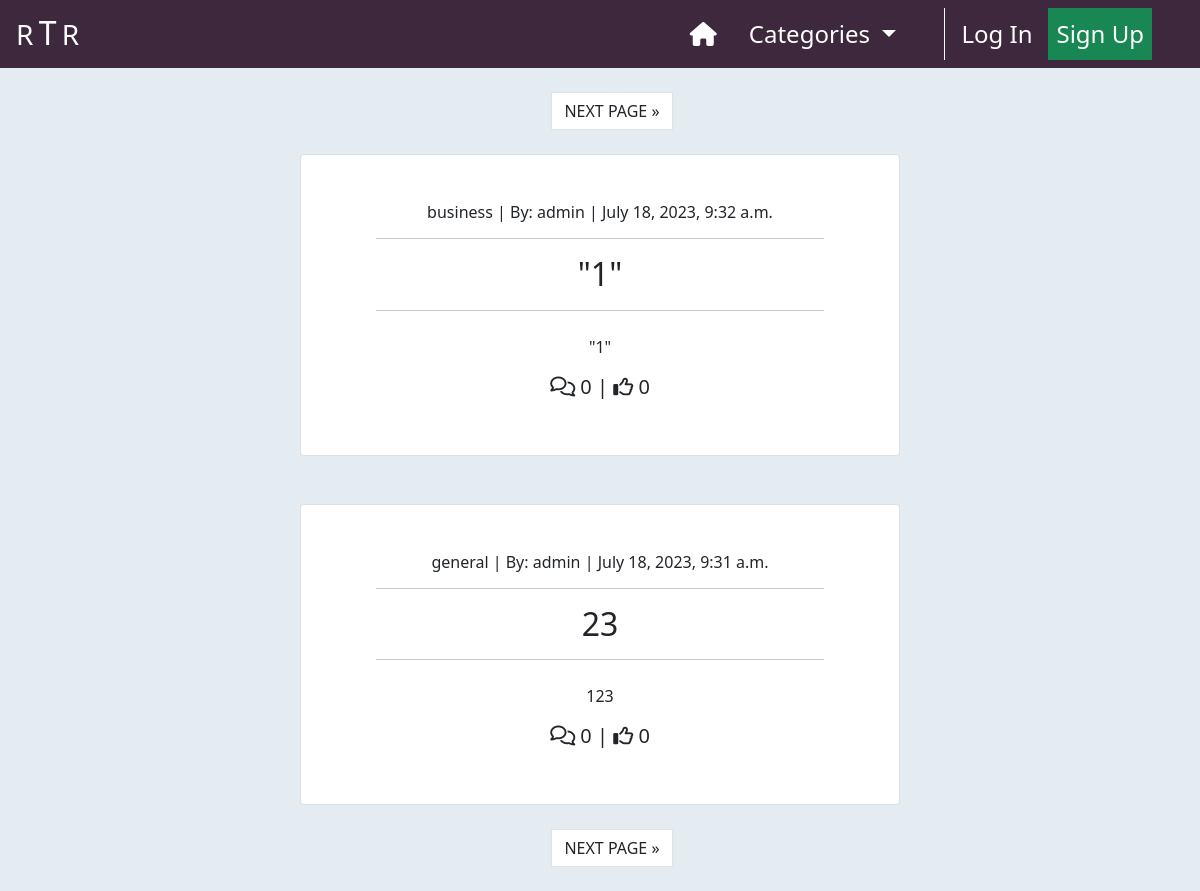
The app's page /, older data.
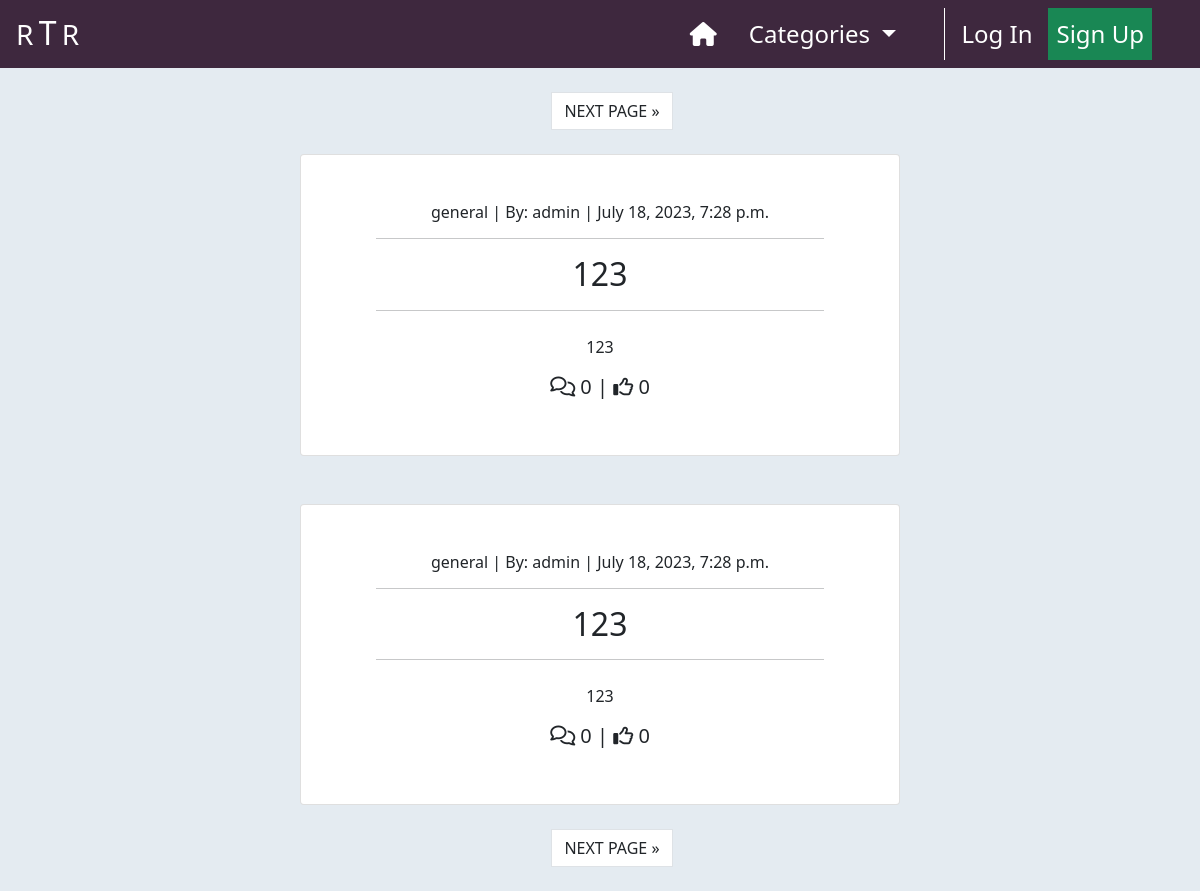
The same page, newer data.
### home/models.py (models this page shows, shortened)
class Post(models.Model):
    title = models.CharField(max_length=200)
    slug = models.SlugField(
        max_length=200,
        null=True,
        blank=True
    )
    author = models.ForeignKey(
        User,
        on_delete=models.CASCADE,
        related_name='posts'
    )
    excerpt = models.TextField(max_length=300, null=True, blank=True)
    content = models.TextField()
    category = models.ForeignKey(
        Category,
        max_length=30,
        null=True,
        blank=True,
        on_delete=models.SET_NULL
    )
    created_on = models.DateTimeField(auto_now_add=True)
    status = models.IntegerField(choices=STATUS, default=1)
    likes = models.ManyToManyField(User, related_name='likes', blank=True)
    class Meta:
        ordering = ['-created_on']

class Category(models.Model):
    class Meta:
        verbose_name_plural = 'Categories'
    friendly_name = models.CharField(max_length=254)
    name = models.CharField(max_length=254, null=True, blank=True)
    def get_friendly_name(self):
        return self.friendly_name

### home/views.py (the view)
# urls.py: path('', views.PostList.as_view(), name="index"),
class PostList(ListView):
    model = Post
    ordering = ['-created_on']
    template_name = "home/index.html"
    paginate_by = 2
    def get_queryset(self):
        category = self.request.GET.get('category')
        if category is not None:
            return Post.objects.filter(
                    category=category
                   ).order_by('-created_on')
        else:
            return Post.objects.all().order_by('-created_on')
    def get_context_data(self, **kwargs):
        context = super().get_context_data(**kwargs)
        context["category"] = self.request.GET.get('category', None)
        return context

### home/context_processors.py (called while the page is built)
def categories(request):
    return {
        'categories': Category.objects.all()
    }

### home/templates/home/index.html (shortened to what this page needs)
{% extends "base.html" %}
{% load static %}
{% block content %}
    <div class="container-fluid p-0">
        {% if is_paginated %}
            <nav aria-label="Upper page navigation">
                <ul class="pagination justify-content-center mt-4">
                    {% if page_obj.has_next %}
                        <li>
                            <a href="?page={{ page_obj.next_page_number }}{% if category != None %}&category={{ category }}{% endif %}"
                               class="page-link text-dark ms-4">
                                NEXT PAGE &raquo;
                            </a>
                        </li>
                    {% endif %}
                </ul>
            </nav>
        {% endif %}
        <div class="row g-0">
            <div class="col-md-8 col-lg-6 offset-md-2 offset-lg-3 text-center">
                {% for post in post_list %}
                    <div class="card card-border {% if is_paginated and forloop.first %}
                                                    mt-2
                                                 {% else %}
                                                    mt-5
                                                {% endif %}
                                                ">
                        <a href="{% url 'post_detail' post.slug %}"
                            class="post-detail-link d-block my-5 text-dark text-decoration-none">
                            <h6>{{ post.category.name }} | By: {{ post.author | safe }}
                                <span class="post-date"> | {{ post.created_on }}</span>
                            </h6>
                            <hr class="w-75" style="margin-left: 12.5%;">
                            <h2 class="card-title">
                                {{ post.title }}
                            </h2>
                            <hr class="w-75" style="margin-left: 12.5%;">
                            {% if post.excerpt %}
                                <p class="mt-4 mx-2">{{ post.excerpt }}</p>
                            {% endif %}
                            <h5>
                                <span><i class="fa-regular fa-comments"></i> {{ post.comments.count }}</span> |
                                <span><i class="fa-regular fa-thumbs-up"></i> {{ post.likes.count }}</span>
                            </h5>
                        </a>
                    </div>
                {% endfor %}
                {% if is_paginated %}
                    <nav aria-label="Upper page navigation">
                        <ul class="pagination justify-content-center mt-4 mb-4">
                            {% if page_obj.has_next %}
                                <li>
                                    <a href="?page={{ page_obj.next_page_number }}{% if category != None %}&category={{ category }}{% endif %}"
                                       class="page-link text-dark ms-4">
                                        NEXT PAGE &raquo;
                                    </a>
                                </li>
                            {% endif %}
                        </ul>
                    </nav>
                {% endif %}
            </div>
        </div>
    </div>
{% endblock %}

### templates/base.html (shortened to what this page needs)
{% load static %}
<!DOCTYPE html>
<html class="h-100 w-100" lang="en">
    <head>
        {% block corecss %}
            <link rel="stylesheet"
                  href="https://cdnjs.cloudflare.com/ajax/libs/font-awesome/5.15.3/css/all.min.css"
            >
            <link href="https://cdn.jsdelivr.net/npm/bootstrap@5.0.1/dist/css/bootstrap.min.css"
                  rel="stylesheet"
            >
            <link rel="stylesheet"
                  href="{% static 'css/base.css' %}"
            >
        {% endblock %}
    </head>
    <body class="h-100 w-100 d-flex flex-column bg-alice">
        <nav class="navbar navbar-expand-lg navbar-dark bg-purple">
            <a class="navbar-brand ms-3" href="{% url 'index' %}">
                <span class="fs-3 text-white">R</span>
                <h2 class="d-inline text-white">T</h2>
                <span class="fs-3 text-white me-5">R</span>
            </a>
            <div class="collapse navbar-collapse" id="navbarNavDropdown">
              <ul class="navbar-nav ms-auto me-5">
                <li class="nav-item">
                  <a class="nav-link ms-2 me-2 text-white fs-4"
                     href="{% url 'index' %}">
                    <i class="fa-solid fa-house" style="color: #ffffff;"></i>
                  </a>
                </li>
                <li class="nav-item dropdown">
                  <a class="nav-link dropdown-toggle ms-2 me-2 text-white fs-4"
                     href="#"
                     id="categories-dropdown" data-bs-toggle="dropdown"
                     aria-haspopup="true" aria-expanded="false">
                    Categories
                  </a>
                </li>
                <li class="nav-item active">
                  <a class="nav-link ms-2 text-white fs-4 me-2" href="#">
                  </a>
                </li>
                {% if user.is_authenticated %}
                  <li class="nav-item">
                    <a class="nav-link ms-2 me-2 text-white fs-4"
                       href="{% url 'create_post' %}">
                      <i class="fa-sharp fa-solid fa-pen-nib" style="color: #ffffff;"></i>
                      Create Post
                    </a>
                  </li>
                  <li class="nav-item dropdown">
                    <a class="nav-link dropdown-toggle ms-2 text-white fs-4" href="#"
                       id="userDropDown" data-bs-toggle="dropdown"
                       aria-haspopup="true" aria-expanded="false">
                      <i class="fa-solid fa-user" style="color: #ffffff;"></i>
                      {{ user.username }}
                    </a>
                    <div class="dropdown-menu p-0 border-0 m-0 bg-purple" aria-labelledby="userDropDown">
                      <a class="dropdown-item bg-purple text-white fs-5" href="{% url 'profile' %}">
                        Profile
                      </a>
                      <a class="dropdown-item bg-purple text-white fs-5" href="">
                        User Settings
                      </a>
                      <a class="dropdown-item bg-purple text-white fs-5" href="{% url 'account_logout' %}">
                        Log Out
                      </a>
                    </div>
                  </li>
                {% else %}
                  <li class="nav-item ml-auto">
                    <a class="nav-link fs-4 ms-2 text-white"
                       href="{% url 'account_login' %}">
                       Log In
                    </a>
                  </li>
                  <li class="nav-item">
                    <a class="nav-link fs-4 ms-2 text-white btn-success"
                       href="{% url 'account_signup' %}">
                      Sign Up
                    </a>
                  </li>
                {% endif %}
              </ul>
            </div>
          </nav>
        {% block content %}
        {% endblock content %}
    </body>
</html>

### static/css/base.css (style rules this page uses)
.bg-alice { background-color: #E4EBF1; }
.bg-purple { background-color: #3E283E; }

Row changes from the older to the newer data that the page shows:
removed Post: category.name "business", author "admin", created_on "July 18, 2023, 9:32 a.m.", title "\"1\"", excerpt "\"1\"", comments.count "0", likes.count "0"
removed Post: category.name "general", author "admin", created_on "July 18, 2023, 9:31 a.m.", title "23", excerpt "123", comments.count "0", likes.count "0"
added Post: category.name "general", author "admin", created_on "July 18, 2023, 7:28 p.m.", title "123", excerpt "123", comments.count "0", likes.count "0"
added Post: category.name "general", author "admin", created_on "July 18, 2023, 7:28 p.m.", title "123", excerpt "123", comments.count "0", likes.count "0"
